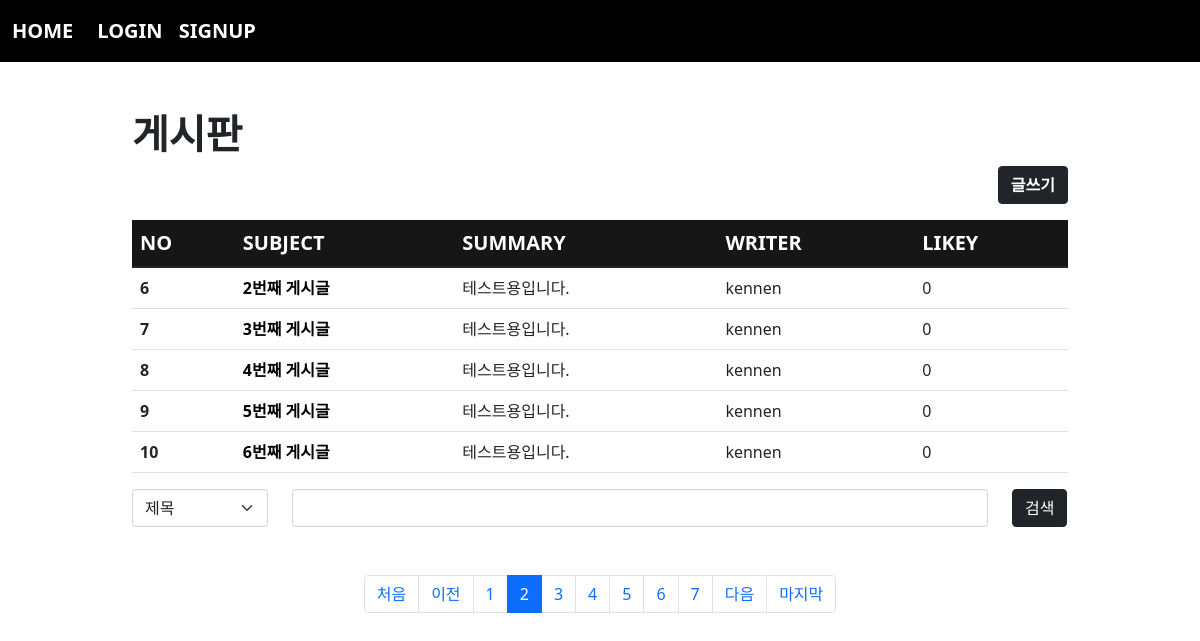
Screenshot of /board/index/?page=2&cate=&kw= with the database file from the repository.
### board/models.py (models this page shows, shortened)
class Board(models.Model):
    subject = models.CharField(max_length=200)
    writer = models.ForeignKey(User, on_delete=models.CASCADE, related_name="writer")
    content = models.TextField()
    likey = models.ManyToManyField(User, blank=True, related_name="likey")
    pubdate = models.DateTimeField()
    def summary(self):
        if len(self.content) > 150:
            return f"{self.content[:150]}    ..."
        return self.content

### acc/models.py (models this page shows, shortened)
class User(AbstractUser):
    comment = models.TextField()
    age = models.IntegerField(default=0)
    point = models.IntegerField(default=0)
    pic = models.ImageField(upload_to="acc/%y/%m")

### board/views.py (the view)
# urls.py: path('index/', views.index, name="index"),
def index(request):
    kw = request.GET.get("kw", "")
    cate = request.GET.get("cate", "")
    pg = request.GET.get("page", 1)
    if kw:
        if cate == "sub":
            b = Board.objects.filter(subject__startswith=kw)
        elif cate == "wri":
            try:
                u = User.objects.get(username=kw)
                b = Board.objects.filter(writer=u)
            except:
                b=Board.objects.none()
        elif cate=="con":
            b = Board.objects.filter(content__contains=kw)
    else:
        b = Board.objects.all()
    pag = Paginator(b,5)
    obj = pag.get_page(pg)
    context = {
        "blist" : obj,
        "cate":cate,
        "kw":kw
    }
    return render(request, "board/index.html", context)

### template/board/index.html (shortened to what this page needs)
{% extends 'base.html' %}
{% block con %}
    <div class="container mt-5 mb-5" style="width: 80%;">
        <h1><b>게시판</b></h1>
        <div class="text-end">
            <a href="{% url 'board:create' %}" class="btn btn-dark" style="font-weight: bold;">글쓰기</a>
        </div>
        <table class="table table-hover mt-3">
            <thead style="background-color: rgba(0, 0, 0, 0.913); color:white; font-weight: bold; font-size: 20px;">
                <tr>
                    <th scope="col">NO</th>
                    <th scope="col">SUBJECT</th>
                    <th scope="col">SUMMARY</th>
                    <th scope="col">WRITER</th>
                    <th scope="col">LIKEY</th>
                </tr>
            </thead>
            <tbody>
                {% if blist %}
                    {% for i in blist %}
                        <tr>
                            <th scope="row">{{ blist.start_index|add:forloop.counter0 }}</th>
                            <td><a class="det" href="{% url 'board:detail' i.id %}">{{ i.subject }}</a>
                            </td>
                            <td>{{ i.summary }}</td>
                            <td>{{ i.writer }}</td>
                            <td>{{i.likey.count}}</td>
                        </tr>
                    {% endfor %}
                {% endif %}
            </tbody>
        </table>
        <form>
            <div class="row">
                <div class="col-lg-2">
                    <select class="form-select" aria-label="Default select example" name="cate">
                        <option value="sub" {% if cate == 'sub' %} selected {% endif %}>제목</option>
                    </select>
                </div>
                <div class="col-lg-9">
                    <input type="text" class="form-control" name="kw" value="{{kw}}">
                </div>
                <div class="col-lg-1">
                    <button class="btn btn-dark">검색</button>
                </div>
            </div>
        </form>
        <nav aria-label="Page navigation example" class="mt-5">
            <ul class="pagination justify-content-center">
                {% if blist.has_previous %}
                    <li class="page-item">
                        <a class="page-link" href="{% url 'board:index' %}?page=1&cate={{cate}}&kw={{kw}}">처음</a>
                    </li>
                    <li class="page-item">
                        <a class="page-link" href="{% url 'board:index' %}?page={{blist.previous_page_number}}&cate={{cate}}&kw={{kw}}">이전</a>
                    </li>
                {% endif %}
                {% for i in blist.paginator.page_range %}
                    {% if blist.number|add:5 >= i and blist.number|add:-5 <= i %}
                        <li class="page-item {% if blist.number == i %}active{% endif %}"><a class="page-link" href="{% url 'board:index' %}?page={{i}}&cate={{cate}}&kw={{kw}}">{{i}}</a></li>
                    {% endif %}
                {% endfor %}
                {% if blist.has_next %}
                    <li class="page-item">
                        <a class="page-link" href="{% url 'board:index' %}?page={{blist.next_page_number}}&cate={{cate}}&kw={{kw}}">다음</a>
                    </li>
                    <li class="page-item">
                        <a class="page-link" href="{% url 'board:index' %}?page={{blist.paginator.num_pages}}&cate={{cate}}&kw={{kw}}">마지막</a>
                    </li>
                {% endif %}
            </ul>
        </nav>
    </div>
{% endblock %}

### template/board/index.html (style rules this page uses)
a.det { text-decoration: none; color:black; font-weight: bold; }

### rows the page displays
Board: start_index|add "6", subject "2번째 게시글", summary "테스트용입니다.", writer "kennen", likey.count "0"
Board: start_index|add "7", subject "3번째 게시글", summary "테스트용입니다.", writer "kennen", likey.count "0"
Board: start_index|add "8", subject "4번째 게시글", summary "테스트용입니다.", writer "kennen", likey.count "0"
Board: start_index|add "9", subject "5번째 게시글", summary "테스트용입니다.", writer "kennen", likey.count "0"
Board: start_index|add "10", subject "6번째 게시글", summary "테스트용입니다.", writer "kennen", likey.count "0"

### other values shown
{{ i }} "1" "2" "3" "4" "5" "6" "7"
